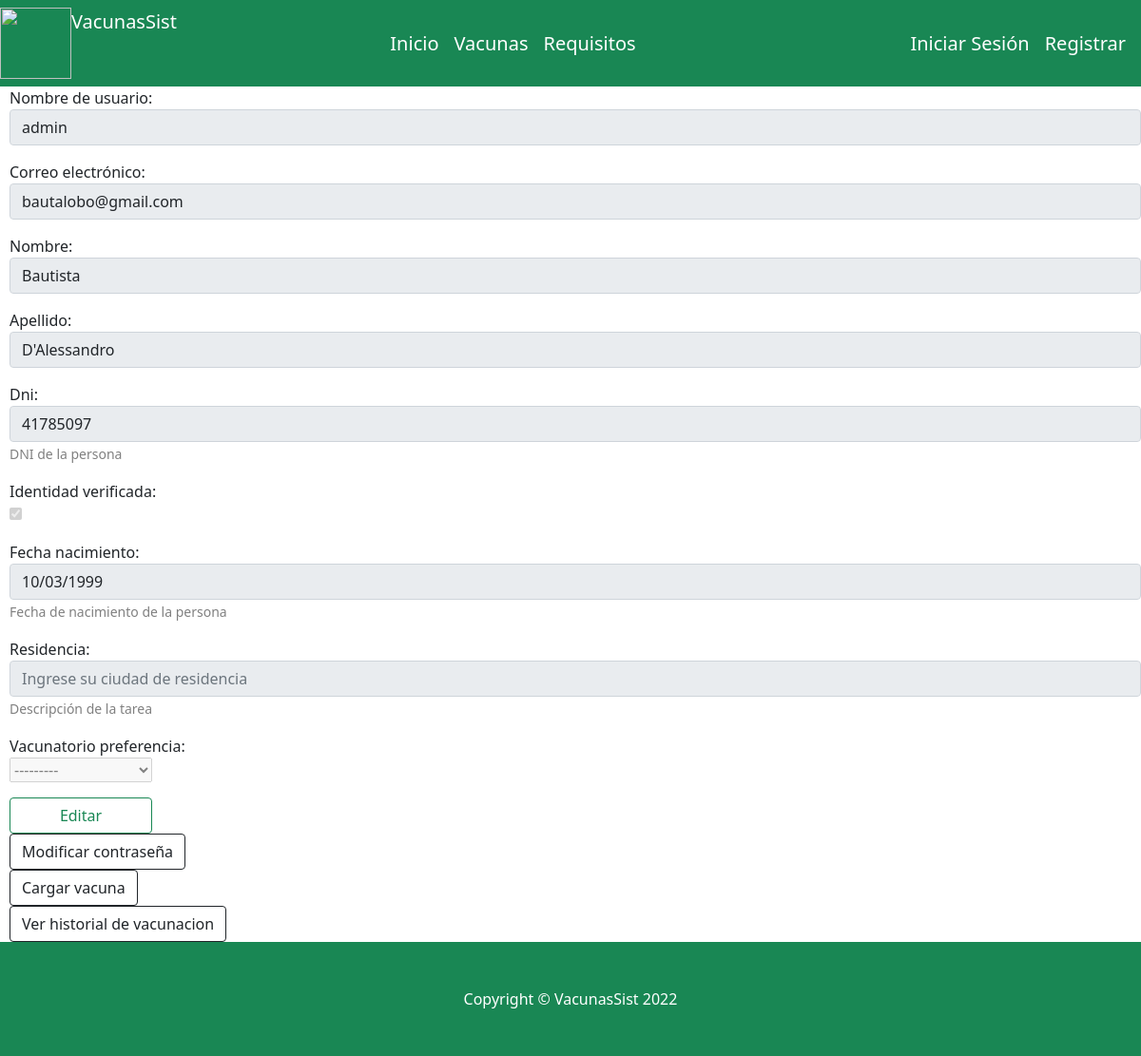
Page /ver_perfil_usuario/2/ on the committed database.
### website/models.py (models this page shows)
class Usuario(AbstractBaseUser):
    username =models.CharField('Nombre de usuario', unique=True, max_length=100)
    email = models.EmailField('Correo electrónico', max_length=254, unique=True)
    nombre = models.CharField('Nombre', max_length=254)
    apellido = models.CharField('apellido', max_length=254)
    dni=models.IntegerField(help_text="DNI de la persona", unique=True)
    fecha_nacimiento= models.DateField(help_text="Fecha de nacimiento de la persona")
    residencia = models.TextField(help_text="Descripción de la tarea", null=True)
    vacunatorio_preferencia =models.ForeignKey(Vacunatorio, on_delete=models.CASCADE,null=True)
    fecha_creacion = models.DateTimeField(auto_now_add=True)
    identidad_verificada=models.BooleanField(default=False)
    es_vacunador = models.BooleanField(default=False)
    es_administrador = models.BooleanField(default=False)
    telefono = models.IntegerField(blank=True, null=True)
    direccion = models.CharField(max_length=15, null=True)
    objects= UsuarioManager()
    USERNAME_FIELD = 'username'
    REQUIRED_FIELDS = ['email','nombre', 'apellido','dni', 'fecha_nacimiento']

### website/views.py (the view)
# urls.py: path('ver_perfil_usuario/<int:usuario_id>/',views.verPerfilUsuario, name="ver_perfil_usuario"),
def verPerfilUsuario(request, usuario_id):
        print("entre")
        try:
            usuario=Usuario.objects.get(id=usuario_id)
            usuario_form=UpdateUsuarioForm(instance = usuario)
            usuario_form=usuario_form.deshabilitarCamposVacunador()
            id_usuario=usuario.id
            if not usuario:
                messages.error(request, "No se encontró un usuario con ese DNI")
            return render(request, "website/verPerfil.html",{"usuario_form": usuario_form, 'id_usuario':id_usuario })
        except Exception as e:
            print(repr(e))
            messages.error(request, "No se encontró un usuario con ese DNI")
            return render(request, "website/index.html",)

### website/forms.py (called while the page is built)
    def deshabilitarCamposVacunador(self):
            print(' if verificado')
            self.fields['username'].widget.attrs.update({'disabled': True})
            self.fields['residencia'].widget.attrs.update({'disabled': True})
            self.fields['vacunatorio_preferencia'].widget.attrs.update({'disabled': True})
            self.fields['identidad_verificada'].widget.attrs.update({'disabled': True})
            self.fields['dni'].widget.attrs.update({'readonly': True})
            self.fields['email'].widget.attrs.update({'readonly': True})
            self.fields['fecha_nacimiento'].widget.attrs.update({'readonly': True})
            self.fields['nombre'].widget.attrs.update({'readonly': True})
            self.fields['apellido'].widget.attrs.update({'readonly': True})
            return self

### website/models.py (called while the page is built)
    def __str__(self):
           return self.nombre + self.ubicacion

### website/templates/website/verPerfil.html (shortened to what this page needs)
{% extends "website/layout.html" %}
{% block body %}
<div style="margin-left: 10px; ">
    <form method="post">
        <div class="form-group">
          {% for campo in usuario_form %}
            <p>
              {{ campo.label_tag }}<br>
              {{ campo }}
              {% if campo.help_text %}
                <small style="color: grey">{{ campo.help_text }}</small>
              {% endif %}
            </p>
          {% endfor %}
          {% if not request.user.es_vacunador %}
            {% if not request.user.es_administrador %}
                <input  class="btn btn-outline-success"  type="submit" value="Editar" style="width: 150px;">
                <div class="nav-item"><a class="btn btn-outline-dark mt-auto" href="{% url 'modificar_password' %}">Modificar contraseña</a></div>
                <div class="nav-item"><a class="btn btn-outline-dark mt-auto" href="{% url 'cargar_vacuna' %}">Cargar vacuna</a></div>
              </div>
            {% endif%}
          {% endif%}
          <div class="nav-item"><a class="btn btn-outline-dark mt-auto" href="{% url 'ver_historial_vacunacion' id_usuario %}">Ver historial de vacunacion</a></div>
        </div>
{% endblock %}

### rows in the picture
Usuario: usuario_form "admin" "bautalobo@gmail.com" "Bautista" "D'Alessandro" "41785097" "☑" "10/03/1999" "---------"

### other values in the picture
{{ campo.label_tag }} "Nombre de usuario:" "Correo electrónico:" "Nombre:" "Apellido:" "Dni:" "Identidad verificada:" "Fecha nacimiento:" "Residencia:" "Vacunatorio preferencia:"
{{ campo.help_text }} "DNI de la persona" "Fecha de nacimiento de la persona" "Descripción de la tarea"
